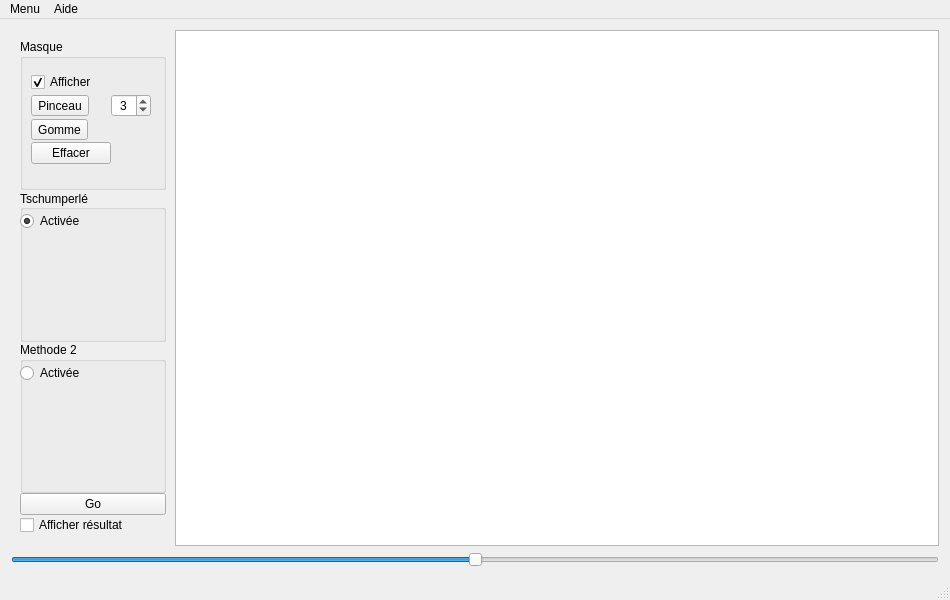
<?xml version="1.0" encoding="UTF-8"?>
<ui version="4.0">
 <class>MainWindow</class>
 <widget class="QMainWindow" name="MainWindow">
  <property name="geometry">
   <rect>
    <x>0</x>
    <y>0</y>
    <width>950</width>
    <height>600</height>
   </rect>
  </property>
  <property name="minimumSize">
   <size>
    <width>900</width>
    <height>600</height>
   </size>
  </property>
  <property name="windowTitle">
   <string>Ct² Inpainting</string>
  </property>
  <widget class="QWidget" name="centralWidget">
   <layout class="QVBoxLayout" name="verticalLayout_2">
    <item>
     <layout class="QHBoxLayout" name="horizontalLayout_3" stretch="3,14">
      <property name="spacing">
       <number>0</number>
      </property>
      <property name="rightMargin">
       <number>0</number>
      </property>
      <property name="bottomMargin">
       <number>0</number>
      </property>
      <item>
       <widget class="QWidget" name="widget" native="true">
        <layout class="QVBoxLayout" name="verticalLayout">
         <property name="spacing">
          <number>0</number>
         </property>
         <property name="sizeConstraint">
          <enum>QLayout::SetMinimumSize</enum>
         </property>
         <property name="leftMargin">
          <number>9</number>
         </property>
         <property name="topMargin">
          <number>9</number>
         </property>
         <property name="rightMargin">
          <number>9</number>
         </property>
         <item>
          <widget class="QGroupBox" name="groupBox_masque">
           <property name="enabled">
            <bool>true</bool>
           </property>
           <property name="autoFillBackground">
            <bool>false</bool>
           </property>
           <property name="styleSheet">
            <string notr="true"/>
           </property>
           <property name="title">
            <string>Masque</string>
           </property>
           <property name="flat">
            <bool>false</bool>
           </property>
           <property name="checkable">
            <bool>false</bool>
           </property>
           <widget class="QWidget" name="">
            <property name="geometry">
             <rect>
              <x>0</x>
              <y>20</y>
              <width>142</width>
              <height>121</height>
             </rect>
            </property>
            <layout class="QGridLayout" name="gridLayout" rowstretch="0,0,0,0">
             <property name="sizeConstraint">
              <enum>QLayout::SetMinimumSize</enum>
             </property>
             <property name="spacing">
              <number>0</number>
             </property>
             <item row="0" column="0">
              <widget class="QCheckBox" name="checkBox_masque">
               <property name="text">
                <string>Afficher</string>
               </property>
               <property name="iconSize">
                <size>
                 <width>16</width>
                 <height>16</height>
                </size>
               </property>
               <property name="checked">
                <bool>true</bool>
               </property>
              </widget>
             </item>
             <item row="1" column="0">
              <widget class="QToolButton" name="toolButton_write">
               <property name="toolTip">
                <string>Active le pinceau</string>
               </property>
               <property name="text">
                <string>Pinceau</string>
               </property>
              </widget>
             </item>
             <item row="1" column="1">
              <widget class="QSpinBox" name="spinBox_size">
               <property name="toolTip">
                <string>Taille du pinceau</string>
               </property>
               <property name="layoutDirection">
                <enum>Qt::LeftToRight</enum>
               </property>
               <property name="wrapping">
                <bool>false</bool>
               </property>
               <property name="frame">
                <bool>true</bool>
               </property>
               <property name="alignment">
                <set>Qt::AlignCenter</set>
               </property>
               <property name="minimum">
                <number>1</number>
               </property>
               <property name="maximum">
                <number>5</number>
               </property>
               <property name="value">
                <number>3</number>
               </property>
              </widget>
             </item>
             <item row="2" column="0">
              <widget class="QToolButton" name="toolButton_erase">
               <property name="toolTip">
                <string>Active la gomme</string>
               </property>
               <property name="text">
                <string>Gomme</string>
               </property>
              </widget>
             </item>
             <item row="3" column="0">
              <widget class="QPushButton" name="pushButton_clear">
               <property name="toolTip">
                <string>Efface le masque</string>
               </property>
               <property name="text">
                <string>Effacer</string>
               </property>
              </widget>
             </item>
            </layout>
           </widget>
           <zorder></zorder>
           <zorder>frame</zorder>
          </widget>
         </item>
         <item>
          <widget class="QGroupBox" name="groupBoxmeth1">
           <property name="title">
            <string>Tschumperlé</string>
           </property>
           <property name="alignment">
            <set>Qt::AlignLeading|Qt::AlignLeft|Qt::AlignVCenter</set>
           </property>
           <widget class="QRadioButton" name="radioButton_1">
            <property name="geometry">
             <rect>
              <x>0</x>
              <y>20</y>
              <width>133</width>
              <height>22</height>
             </rect>
            </property>
            <property name="text">
             <string>Activée</string>
            </property>
            <property name="checked">
             <bool>true</bool>
            </property>
           </widget>
          </widget>
         </item>
         <item>
          <widget class="QGroupBox" name="groupBoxmeth2">
           <property name="title">
            <string>Methode 2</string>
           </property>
           <widget class="QRadioButton" name="radioButton_2">
            <property name="geometry">
             <rect>
              <x>0</x>
              <y>20</y>
              <width>133</width>
              <height>22</height>
             </rect>
            </property>
            <property name="text">
             <string>Activée</string>
            </property>
           </widget>
           <zorder>radioButton_2</zorder>
           <zorder>frame_3</zorder>
          </widget>
         </item>
         <item>
          <widget class="QPushButton" name="pushButton_go">
           <property name="toolTip">
            <string>Lance l'inpainting</string>
           </property>
           <property name="text">
            <string>Go</string>
           </property>
          </widget>
         </item>
         <item>
          <widget class="QCheckBox" name="checkBox_res">
           <property name="text">
            <string>Afficher résultat</string>
           </property>
          </widget>
         </item>
        </layout>
       </widget>
      </item>
      <item>
       <widget class="QGraphicsView" name="graphicsView_img">
        <property name="autoFillBackground">
         <bool>false</bool>
        </property>
        <property name="renderHints">
         <set>QPainter::Antialiasing|QPainter::TextAntialiasing</set>
        </property>
       </widget>
      </item>
     </layout>
    </item>
    <item>
     <widget class="QSlider" name="Slider">
      <property name="toolTip">
       <string>Zoom</string>
      </property>
      <property name="whatsThis">
       <string>Zoom</string>
      </property>
      <property name="maximum">
       <number>500</number>
      </property>
      <property name="sliderPosition">
       <number>250</number>
      </property>
      <property name="orientation">
       <enum>Qt::Horizontal</enum>
      </property>
     </widget>
    </item>
   </layout>
  </widget>
  <widget class="QMenuBar" name="menuBar">
   <property name="geometry">
    <rect>
     <x>0</x>
     <y>0</y>
     <width>950</width>
     <height>23</height>
    </rect>
   </property>
   <widget class="QMenu" name="menuMenu">
    <property name="title">
     <string>Menu</string>
    </property>
    <addaction name="actionOuvrir_une_image"/>
    <addaction name="actionEnregistrer_l_image"/>
    <addaction name="actionOuvrir_un_masque"/>
    <addaction name="actionEnregistrer_le_masque"/>
    <addaction name="separator"/>
    <addaction name="actionQuitter"/>
   </widget>
   <widget class="QMenu" name="menuAide">
    <property name="title">
     <string>Aide</string>
    </property>
    <addaction name="actionUtilisation"/>
    <addaction name="separator"/>
    <addaction name="actionAbout"/>
   </widget>
   <addaction name="menuMenu"/>
   <addaction name="menuAide"/>
  </widget>
  <widget class="QStatusBar" name="statusBar"/>
  <action name="actionOuvrir_une_image">
   <property name="text">
    <string>Ouvrir une image...</string>
   </property>
   <property name="shortcut">
    <string>Ctrl+O</string>
   </property>
  </action>
  <action name="actionEnregistrer_l_image">
   <property name="text">
    <string>Enregistrer l'image resultat...</string>
   </property>
   <property name="shortcut">
    <string>Ctrl+S</string>
   </property>
  </action>
  <action name="actionQuitter">
   <property name="text">
    <string>Quitter</string>
   </property>
   <property name="shortcut">
    <string>Ctrl+Q</string>
   </property>
  </action>
  <action name="actionEnregistrer_le_masque">
   <property name="text">
    <string>Enregistrer le masque...</string>
   </property>
   <property name="shortcut">
    <string>Ctrl+Shift+S</string>
   </property>
  </action>
  <action name="actionOuvrir_un_masque">
   <property name="text">
    <string>Ouvrir un masque...</string>
   </property>
   <property name="shortcut">
    <string>Ctrl+Shift+O</string>
   </property>
  </action>
  <action name="actionUtilisation">
   <property name="text">
    <string>Utilisation..</string>
   </property>
  </action>
  <action name="actionAbout">
   <property name="text">
    <string>About</string>
   </property>
  </action>
 </widget>
 <layoutdefault spacing="6" margin="11"/>
 <resources/>
 <connections/>
</ui>
